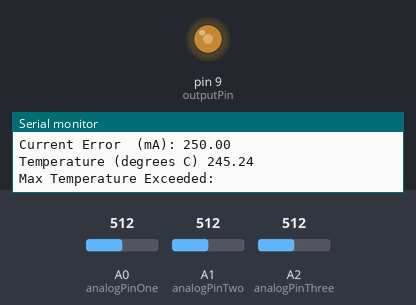
Recording of a sketch running on a simulated Arduino Uno, built with avr-gcc and run on an emulated ATmega328P. On the bench: output pins drawn as LEDs (lit = HIGH), the last lines printed to the serial monitor. The test bench sets the inputs (shaded band); at power-on: A1 (analogPinTwo) = 512, A0 (analogPinOne) = 512, A2 (analogPinThree) = 512.

Above: at 4.0 s.
4.1 s: A1 (analogPinTwo) set to 244
11.3 s: A0 (analogPinOne) set to 646
19.3 s: A0 (analogPinOne) set to 670
At 19.7 s:
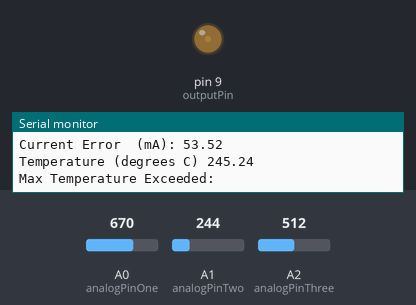
23.4 s: A1 (analogPinTwo) set to 275
At 27.1 s:
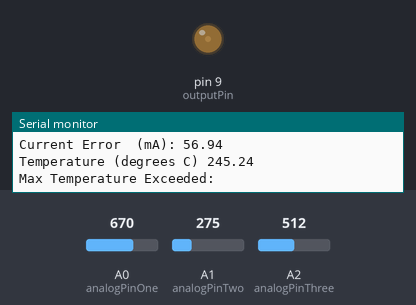
30.5 s: A2 (analogPinThree) set to 122
38.5 s: A2 (analogPinThree) set to 264
Timing chart, 0 to 46.4 s (numbered marks = the images above; inputs shaded):
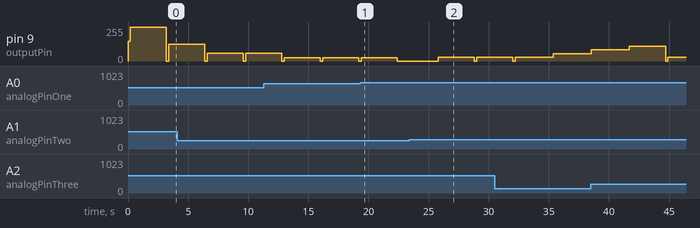

The sketch:

1_Basic_Implementation_Arduino.ino
```cpp
int batteryCapacity = 2500;     //capacity rating of battery in mAh (eg)
float resistance = 10.0;     //measured resistance of the power resistor (connected to battery)
int cutoffVoltage = 4800;     //maximum battery voltage (in mV) that should not be exceeded = 4.8V (for 5V Li battery)
float cutoffTemperatureC = 75;     //maximum battery temperature that should not be exceeded (in degrees C)
//float cutoffTemperatureF = 167;     //maximum battery temperature that should not be exceeded (in degrees F) (F = 9*C/5 + 32)
long cutoffTime = 60*1000;     //maximum charge time of 1 min that should not be exceeded (in seconds)

int outputPin = 9;     // Output signal wire connected to digital pin 9 (Charging pin to battery)
int outputValue = 150;     //value of PWM output signal
int outputFeedbackPin = 5; // feedback to read output
float outputReadValue = 0;

int analogPinOne = 0;     //first voltage probe connected to analog pin 1
float valueProbeOne = 0;     //variable to store the value of analogPinOne
float voltageProbeOne = 0;     //calculated voltage at analogPinOne

int analogPinTwo = 1;     //second voltage probe connected to analog pin 2
float valueProbeTwo = 0;     //variable to store the value of analogPinTwo
float voltageProbeTwo = 0;     //calculated voltage at analogPinTwo

int analogPinThree = 2;     //third voltage probe connected to analog pin 2
float valueProbeThree = 0;     //variable to store the value of analogPinThree
float tmp36Voltage = 0;     //calculated voltage at analogPinThree
float temperatureC = 0;     //calculated temperature of probe in degrees C
//float temperatureF = 0;     //calculated temperature of probe in degrees F

float voltageDifference = 0;     //difference in voltage between analogPinOne and analogPinTwo
float batteryVoltage = 0;     //calculated voltage of battery
float current = 0;     //calculated current through the load (in mA)
float targetCurrent = batteryCapacity / 10;     //target output current (in mA) set at C/10 or 1/10 of the battery capacity per hour
float currentError = 0;     //difference between target current and actual current (in mA)
float SocPercentage = 0;


void setup()
{
  Serial.begin(9600);     //  setup serial
  pinMode(outputPin, OUTPUT);     // sets the pin as output
}


void loop()
{
  analogWrite(outputPin, outputValue);  //Write output value to output pin

  Serial.print("Output: ");     //display output values for monitoring with a computer
  Serial.println(outputValue);

  valueProbeOne = analogRead(analogPinOne);    // read the input value at probe one
  voltageProbeOne = (valueProbeOne*5000)/1023;     //calculate voltage at probe one in milliVolts => 10 bit ADC
  Serial.print("Voltage Probe One (mV): ");     //display voltage at probe one
  Serial.println(voltageProbeOne);

  valueProbeTwo = analogRead(analogPinTwo);    // read the input value at probe two
  voltageProbeTwo = (valueProbeTwo*5000)/1023;     //calculate voltage at probe two in milliVolts
  Serial.print("Voltage Probe Two (mV): ");     //display voltage at probe two
  Serial.println(voltageProbeTwo);

  batteryVoltage = voltageProbeOne - voltageProbeTwo;     //calculate battery voltage
  Serial.print("Battery Voltage (mV): ");     //display battery voltage
  Serial.println(batteryVoltage);

  current = (voltageProbeOne - voltageProbeTwo) / resistance;     //calculate charge current
  Serial.print("Target Current (mA): ");     //display target current
  Serial.println(targetCurrent);
  Serial.print("Battery Current (mA): ");     //display actual current
  Serial.println(current);

  currentError = targetCurrent - current;     //difference between target current and measured current
  Serial.print("Current Error  (mA): ");     //display current error
  Serial.println(currentError);

  valueProbeThree = analogRead(analogPinThree);    // read the input value at probe three
  tmp36Voltage = valueProbeThree * 5.0/1023;     // converting that reading to voltage

  // currently not in use - formula depends on sensor used (temporary)
  temperatureC = (tmp36Voltage - 0.05) * 100 ;     //converting from 10 mv per degree wit 50 mV offset to degrees ((voltage - 50mV) times 100)
  Serial.print("Temperature (degrees C) ");     //display the temperature in degrees C
  Serial.println(temperatureC);

 /*
  temperatureF = (temperatureC * 9.0 / 5.0) + 32.0;     //convert to Fahrenheit
  Serial.print("Temperature (degrees F) ");
  Serial.println(temperatureF);
 */

  Serial.println();     //extra spaces to make debugging data easier to read
  Serial.println();


// bounding range of current - can change (current varies -> temperature varies)
  if(abs(currentError) > 50)     //if output error is large enough more than diff of 50mA, adjust output
   {
    outputValue = outputValue + currentError/2;

    if(outputValue < 1)    //output can never go below 0
     {
      outputValue = 0;
     }

    if(outputValue > 254)     //output can never go above 255
     {
      outputValue = 255;
     }

    analogWrite(outputPin, outputValue);     //write the new output value
   }


  if(temperatureC > cutoffTemperatureC)     //stop charging if the battery temperature exceeds the safety threshold
   {
    outputValue = 0;
    Serial.println("Max Temperature Exceeded: ");
   }

  /*
  if(temperatureF > cutoffTemperatureF)     //stop charging if the battery temperature exceeds the safety threshold
   {
    outputValue = 0;
   }
   */

   if(batteryVoltage > cutoffVoltage)     //stop charging if the battery voltage exceeds the safety threshold
   {
    outputValue = 0;
    Serial.println("Max Voltage Exceeded: ");
   }

   if(millis() > cutoffTime)     //stop charging if the charge time exceeds threshold charging time
   {
    outputValue = 0;
    Serial.println("Max Charge Time Exceeded");
   }

   delay(3000);     //delay 3 seconds before next iteration
}
```

Measured:
- the behaviour switches between 653 and 654 on A0 (analogPinOne) (found by bisection; images 0 and 1)
- after the input at 19.3 s, pin 9 (outputPin): goes on until 22.4 s, then stays 0/255
- after the input at 23.4 s, pin 9 (outputPin): 0/255 → 28/255 after 2.4 s, → 0/255 3.0 s later, → 28/255 0.17 s later
- by itself, pin 9 (outputPin): alternates 26/255 for 3.0 s and 0/255 for 0.17 s
